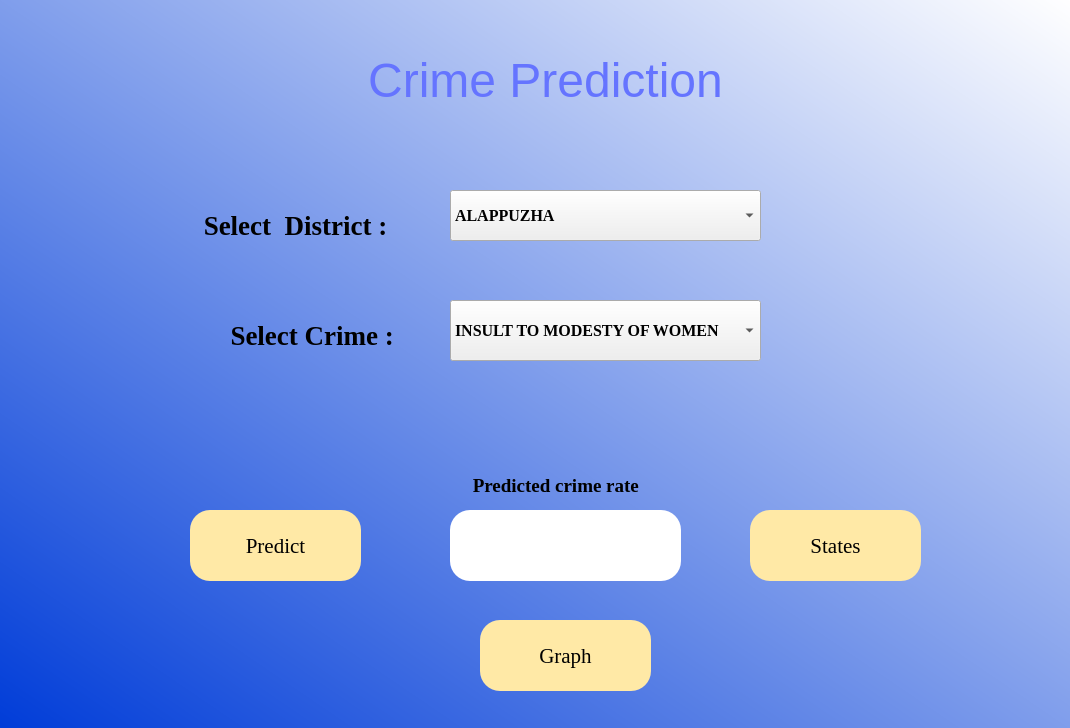
<?xml version="1.0" encoding="UTF-8"?>
<ui version="4.0">
 <class>Dialog</class>
 <widget class="QDialog" name="Dialog">
  <property name="geometry">
   <rect>
    <x>0</x>
    <y>0</y>
    <width>1070</width>
    <height>728</height>
   </rect>
  </property>
  <property name="windowTitle">
   <string>Dialog</string>
  </property>
  <widget class="QWidget" name="bgwidget" native="true">
   <property name="geometry">
    <rect>
     <x>0</x>
     <y>0</y>
     <width>1071</width>
     <height>731</height>
    </rect>
   </property>
   <property name="styleSheet">
    <string notr="true">QWidget#bgwidget{
background-color:qlineargradient(spread:pad, x1:0, y1:1, x2:1, y2:0, stop:0 rgba(0, 60, 216, 255), stop:1 rgba(255, 255, 255, 255));}
</string>
   </property>
   <widget class="QLabel" name="text1">
    <property name="geometry">
     <rect>
      <x>240</x>
      <y>40</y>
      <width>611</width>
      <height>81</height>
     </rect>
    </property>
    <property name="styleSheet">
     <string notr="true">font: 87 38pt &quot;Arial Black&quot;;
 color:rgb(101, 116, 255);</string>
    </property>
    <property name="text">
     <string>&lt;html&gt;&lt;head/&gt;&lt;body&gt;&lt;p align=&quot;center&quot;&gt;&lt;span style=&quot; font-size:36pt;&quot;&gt;Crime Prediction&lt;/span&gt;&lt;/p&gt;&lt;/body&gt;&lt;/html&gt;</string>
    </property>
   </widget>
   <widget class="QPushButton" name="predictButton">
    <property name="geometry">
     <rect>
      <x>190</x>
      <y>510</y>
      <width>171</width>
      <height>71</height>
     </rect>
    </property>
    <property name="font">
     <font>
      <family>Times New Roman</family>
      <pointsize>16</pointsize>
      <weight>9</weight>
      <italic>false</italic>
      <bold>false</bold>
     </font>
    </property>
    <property name="styleSheet">
     <string notr="true">border-radius:20px;
background-color: rgb(255, 233, 166);
;
font: 75 16pt &quot;Times New Roman&quot;;</string>
    </property>
    <property name="text">
     <string>Predict</string>
    </property>
   </widget>
   <widget class="QComboBox" name="stateNamesCombo">
    <property name="geometry">
     <rect>
      <x>450</x>
      <y>190</y>
      <width>311</width>
      <height>51</height>
     </rect>
    </property>
    <property name="font">
     <font>
      <family>Times New Roman</family>
      <pointsize>12</pointsize>
      <weight>75</weight>
      <bold>true</bold>
     </font>
    </property>
    <item>
     <property name="text">
      <string>ALAPPUZHA</string>
     </property>
    </item>
    <item>
     <property name="text">
      <string>THRISSUR</string>
     </property>
    </item>
    <item>
     <property name="text">
      <string>IDUKKI</string>
     </property>
    </item>
    <item>
     <property name="text">
      <string>KASARGOD</string>
     </property>
    </item>
    <item>
     <property name="text">
      <string>KANNUR</string>
     </property>
    </item>
    <item>
     <property name="text">
      <string>ERNAKULAM</string>
     </property>
    </item>
   </widget>
   <widget class="QLabel" name="stateLabel">
    <property name="geometry">
     <rect>
      <x>170</x>
      <y>210</y>
      <width>221</width>
      <height>31</height>
     </rect>
    </property>
    <property name="font">
     <font>
      <family>Times New Roman</family>
      <pointsize>20</pointsize>
      <weight>75</weight>
      <bold>true</bold>
     </font>
    </property>
    <property name="text">
     <string>     Select  District :</string>
    </property>
   </widget>
   <widget class="QLabel" name="label_2">
    <property name="geometry">
     <rect>
      <x>190</x>
      <y>320</y>
      <width>211</width>
      <height>31</height>
     </rect>
    </property>
    <property name="font">
     <font>
      <family>Times New Roman</family>
      <pointsize>20</pointsize>
      <weight>75</weight>
      <bold>true</bold>
     </font>
    </property>
    <property name="text">
     <string>      Select Crime :</string>
    </property>
   </widget>
   <widget class="QComboBox" name="crimeCombo">
    <property name="geometry">
     <rect>
      <x>450</x>
      <y>300</y>
      <width>311</width>
      <height>61</height>
     </rect>
    </property>
    <property name="font">
     <font>
      <family>Times New Roman</family>
      <pointsize>12</pointsize>
      <weight>75</weight>
      <bold>true</bold>
     </font>
    </property>
    <item>
     <property name="text">
      <string>INSULT TO MODESTY OF WOMEN</string>
     </property>
    </item>
    <item>
     <property name="text">
      <string>DOWRY DEATHS</string>
     </property>
    </item>
    <item>
     <property name="text">
      <string>RAPE</string>
     </property>
    </item>
    <item>
     <property name="text">
      <string>KIDNAPPING AND ABDUCTION</string>
     </property>
    </item>
    <item>
     <property name="text">
      <string>ASSAULT ON WOMEN WITH INTENT TO OUTRAGE HER MODESTY</string>
     </property>
    </item>
    <item>
     <property name="text">
      <string>CRUELTY BY HUSBAND OR HIS RELATIVES</string>
     </property>
    </item>
   </widget>
   <widget class="QLineEdit" name="resultEdit">
    <property name="geometry">
     <rect>
      <x>450</x>
      <y>510</y>
      <width>231</width>
      <height>71</height>
     </rect>
    </property>
    <property name="styleSheet">
     <string notr="true">border-radius:20px;

font: 75 14pt &quot;Yu Gothic UI Semilight&quot;;</string>
    </property>
   </widget>
   <widget class="QLabel" name="label">
    <property name="geometry">
     <rect>
      <x>430</x>
      <y>460</y>
      <width>241</width>
      <height>51</height>
     </rect>
    </property>
    <property name="font">
     <font>
      <family>Times New Roman</family>
      <pointsize>14</pointsize>
      <weight>75</weight>
      <bold>true</bold>
     </font>
    </property>
    <property name="autoFillBackground">
     <bool>false</bool>
    </property>
    <property name="text">
     <string>         Predicted crime rate</string>
    </property>
   </widget>
   <widget class="QPushButton" name="browseAfile">
    <property name="geometry">
     <rect>
      <x>750</x>
      <y>510</y>
      <width>171</width>
      <height>71</height>
     </rect>
    </property>
    <property name="font">
     <font>
      <family>Times New Roman</family>
      <pointsize>16</pointsize>
      <weight>9</weight>
      <italic>false</italic>
      <bold>false</bold>
     </font>
    </property>
    <property name="styleSheet">
     <string notr="true">border-radius:20px;
background-color: rgb(255, 233, 166);
;
font: 75 16pt &quot;Times New Roman&quot;;</string>
    </property>
    <property name="text">
     <string>States</string>
    </property>
   </widget>
   <widget class="QPushButton" name="GraphBt">
    <property name="geometry">
     <rect>
      <x>480</x>
      <y>620</y>
      <width>171</width>
      <height>71</height>
     </rect>
    </property>
    <property name="font">
     <font>
      <family>Times New Roman</family>
      <pointsize>16</pointsize>
      <weight>9</weight>
      <italic>false</italic>
      <bold>false</bold>
     </font>
    </property>
    <property name="styleSheet">
     <string notr="true">border-radius:20px;
background-color: rgb(255, 233, 166);
;
font: 75 16pt &quot;Times New Roman&quot;;</string>
    </property>
    <property name="text">
     <string>Graph</string>
    </property>
   </widget>
  </widget>
 </widget>
 <resources/>
 <connections/>
</ui>
